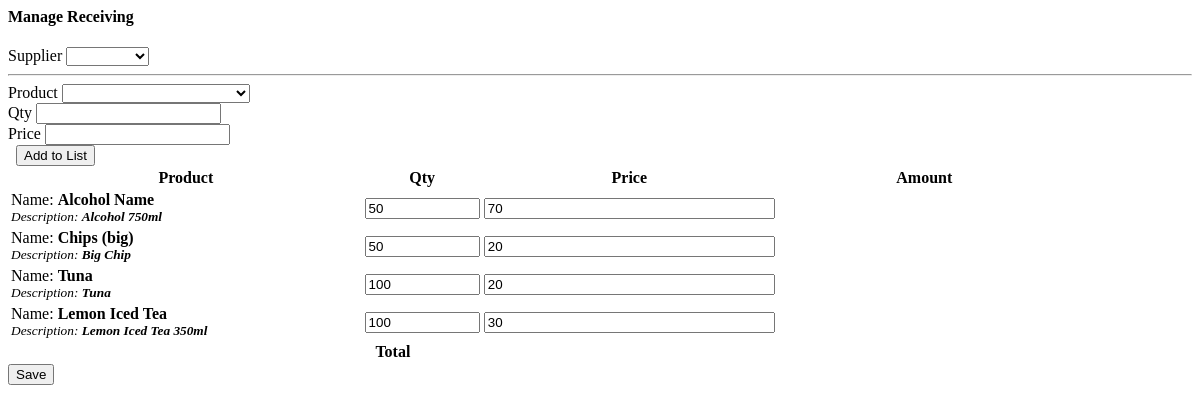
Page /manage_receiving.php?id=1 on the committed database.
### tables this page shows
CREATE TABLE `inventory` (
  `id` int(30) NOT NULL,
  `product_id` int(30) NOT NULL,
  `qty` int(30) NOT NULL,
  `type` tinyint(1) NOT NULL COMMENT '1= stockin , 2 = stockout',
  `stock_from` varchar(100) NOT NULL COMMENT 'sales/receiving',
  `form_id` int(30) NOT NULL,
  `other_details` text NOT NULL,
  `remarks` text NOT NULL,
  `date_updated` datetime NOT NULL DEFAULT current_timestamp() ON UPDATE current_timestamp()
);

CREATE TABLE `product_list` (
  `id` int(30) NOT NULL,
  `category_id` int(30) NOT NULL,
  `sku` varchar(50) NOT NULL,
  `price` double NOT NULL,
  `name` varchar(150) NOT NULL,
  `description` text NOT NULL
);

### manage_receiving.php (the view, shortened to what this page needs)
<?php include 'db_connect.php';
if(isset($_GET['id'])){
	$inv = $conn->query("SELECT * FROM inventory where type=1 and form_id=".$_GET['id']);
}
?>
<div class="container-fluid">
	<div class="col-lg-12">
		<div class="card">
			<div class="card-header">
				<h4>Manage Receiving</h4>
			</div>
			<div class="card-body">
				<form action="" id="manage-receiving">
					<div class="col-md-12">
						<div class="row">
							<div class="form-group col-md-5">
								<label class="control-label">Supplier</label>
								<select name="supplier_id" id="" class="custom-select browser-default select2">
									<option value=""></option>
								<?php
								$supplier = $conn->query("SELECT * FROM supplier_list order by supplier_name asc");
								while($row=$supplier->fetch_assoc()):
								?>
									<option value="<?php echo $row['id'] ?>"><?php echo $row['supplier_name'] ?></option>
								<?php endwhile; ?>
								</select>
							</div>
						</div>
						<hr>
						<div class="row mb-3">
								<div class="col-md-4">
									<label class="control-label">Product</label>
									<select name="" id="product" class="custom-select browser-default select2">
										<option value=""></option>
									<?php
									$product = $conn->query("SELECT * FROM product_list  order by name asc");
									while($row=$product->fetch_assoc()):
										$prod[$row['id']] = $row;
									?>
										<option value="<?php echo $row['id'] ?>" data-name="<?php echo $row['name'] ?>" data-description="<?php echo $row['description'] ?>"><?php echo $row['name'] . ' | ' . $row['sku'] ?></option>
									<?php endwhile; ?>
									</select>
								</div>
								<div class="col-md-2">
									<label class="control-label">Qty</label>
									<input type="number" class="form-control text-right" step="any" id="qty" >
								</div>
								<div class="col-md-3">
									<label class="control-label">Price</label>
									<input type="number" class="form-control text-right" step="any" id="price" >
								</div>
								<div class="col-md-3">
									<label class="control-label">&nbsp</label>
									<button class="btn btn-block btn-sm btn-primary" type="button" id="add_list"><i class="fa fa-plus"></i> Add to List</button>
								</div>
						</div>
						<div class="row">
							<table class="table table-bordered" id="list">
								<colgroup>
									<col width="30%">
									<col width="10%">
									<col width="25%">
									<col width="25%">
									<col width="10%">
								</colgroup>
								<thead>
									<tr>
										<th class="text-center">Product</th>
										<th class="text-center">Qty</th>
										<th class="text-center">Price</th>
										<th class="text-center">Amount</th>
										<th class="text-center"></th>
									</tr>
								</thead>
								<tbody>
									<?php
									if(isset($id)):
									while($row = $inv->fetch_assoc()):
										foreach(json_decode($row['other_details']) as $k=>$v){
											$row[$k] = $v;
										}
									?>
										<tr class="item-row">
											<td>
												<p class="pname">Name: <b><?php echo $prod[$row['product_id']]['name'] ?></b></p>
												<p class="pdesc"><small><i>Description: <b><?php echo $prod[$row['product_id']]['description'] ?></b></i></small></p>
											</td>
											<td>
												<input type="number" min="1" step="any" name="qty[]" value="<?php echo $row['qty'] ?>" class="text-right">
											</td>
											<td>
												<input type="number" min="1" step="any" name="price[]" value="<?php echo $row['price'] ?>" class="text-right">
											</td>
											<td>
											</td>
											<td class="text-center">
											</td>
										</tr>
									<?php endwhile; ?>
									<?php endif; ?>
								</tbody>
								<tfoot>
									<tr>
										<th class="text-right" colspan="3">Total</th>
										<th class="text-right tamount"></th>
										<th><input type="hidden" name="tamount" value=""></th>
									</tr>
								</tfoot>
							</table>
						</div>
						<div class="row">
							<button class="btn btn-primary btn-sm btn-block float-right .col-md-3">Save</button>
						</div>
					</div>
				</form>
			</div>
		</div>
	</div>
</div>

### manage_receiving.php (style rules this page uses)
td { vertical-align: middle; }
td p { margin: unset; }
td input[type='number'] { height: calc(100%); width: calc(100%); }

### rows in the picture
inventory: product.name "Alcohol Name", product.description "Alcohol 750ml", qty "50", price "70"
inventory: product.name "Chips (big)", product.description "Big Chip", qty "50", price "20"
inventory: product.name "Tuna", product.description "Tuna", qty "100", price "20"
inventory: product.name "Lemon Iced Tea", product.description "Lemon Iced Tea 350ml", qty "100", price "30"
